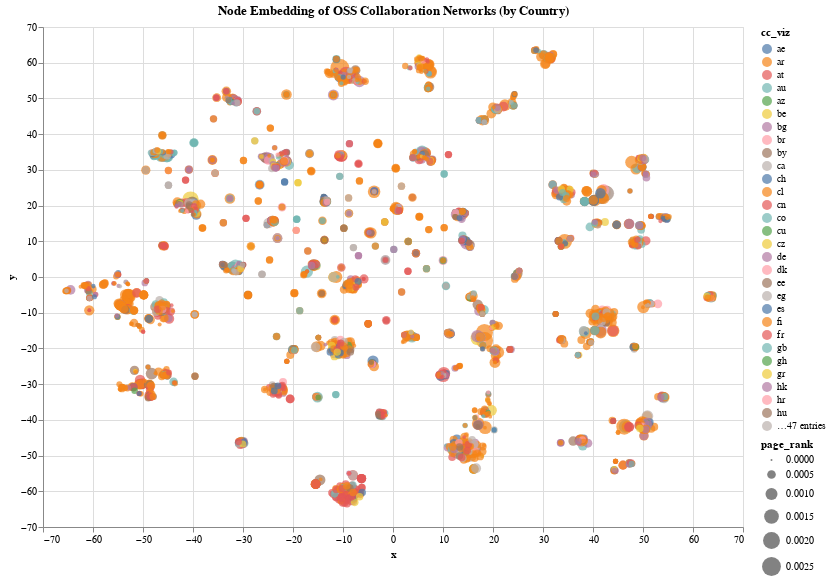

The notebook cell this image was saved under:
### Code cell
alt.Chart(tsne_df,title="Node Embedding of OSS Collaboration Networks (by Country)").mark_circle(size=150).encode(
   x='x', y='y', 
    color='cc_viz',
    size=alt.Size('page_rank'),
    tooltip=['login', 'sector', 'city_info', 'cc_viz', 'company_original', 'company_cleaned']
).interactive().properties(
    width=700,
    height=500
)

### Figure 1 — Vega-Lite specification as saved in the notebook (floating-point values rounded to 4 significant figures; data arrays with more than 128 entries replaced by an {"elided": "..."} marker saying what was removed)
{"config": {"view": {"continuousWidth": 400, "continuousHeight": 300}}, "data": {"name": "data-143eeff6b1ae16a2fbbb3ac4bd2a5e43"}, "mark": {"type": "circle", "size": 150}, "encoding": {"color": {"type": "nominal", "field": "cc_viz"}, "size": {"type": "quantitative", "field": "page_rank"}, "tooltip": [{"type": "nominal", "field": "login"}, {"type": "nominal", "field": "sector"}, {"type": "nominal", "field": "city_info"}, {"type": "nominal", "field": "cc_viz"}, {"type": "nominal", "field": "company_original"}, {"type": "nominal", "field": "company_cleaned"}], "x": {"type": "quantitative", "field": "x"}, "y": {"type": "quantitative", "field": "y"}}, "height": 500, "selection": {"selector014": {"type": "interval", "bind": "scales", "encodings": ["x", "y"]}}, "title": "Node Embedding of OSS Collaboration Networks (by Country)", "width": 700, "$schema": "https://vega.github.io/schema/vega-lite/v4.8.1.json", "datasets": {"data-143eeff6b1ae16a2fbbb3ac4bd2a5e43": {"elided": "2830 records"}}}
